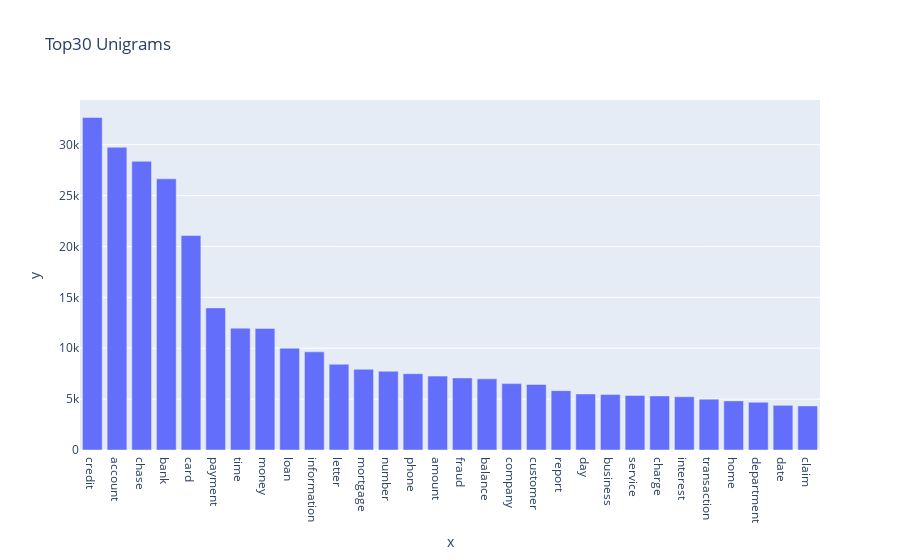

Notebook cell for this chart:
### Code cell
#Write your code here to find the top 30 unigram frequency among the complaints in the cleaned datafram(df_clean). 

unigram = get_top_n_words(df_clean['Complaint_clean'], 1,30)
for word, freq in unigram:
    print(word, freq)
px.bar(x=[word for word, freq in unigram], y=[freq for word, freq in unigram], title='Top30 Unigrams')

### Figure 1 — Plotly figure (JSON) as saved in the notebook; plotly's stock layout.template omitted (floating-point values rounded to 4 significant figures)
{"data": [{"alignmentgroup": "True", "hovertemplate": "x=%{x}<br>y=%{y}<extra></extra>", "legendgroup": "", "marker": {"color": "#636efa", "pattern": {"shape": ""}}, "name": "", "offsetgroup": "", "orientation": "v", "showlegend": false, "textposition": "auto", "type": "bar", "x": ["credit", "account", "chase", "bank", "card", "payment", "time", "money", "loan", "information", "letter", "mortgage", "number", "phone", "amount", "fraud", "balance", "company", "customer", "report", "day", "business", "service", "charge", "interest", "transaction", "home", "department", "date", "claim"], "xaxis": "x", "y": [32671, 29744, 28367, 26643, 21078, 13964, 11968, 11949, 10005, 9644, 8425, 7932, 7739, 7499, 7260, 7081, 6990, 6523, 6436, 5834, 5507, 5460, 5362, 5311, 5232, 4992, 4826, 4693, 4388, 4330], "yaxis": "y"}], "layout": {"barmode": "relative", "legend": {"tracegroupgap": 0}, "title": {"text": "Top30 Unigrams"}, "xaxis": {"anchor": "y", "domain": [0, 1], "title": {"text": "x"}}, "yaxis": {"anchor": "x", "domain": [0, 1], "title": {"text": "y"}}}}
